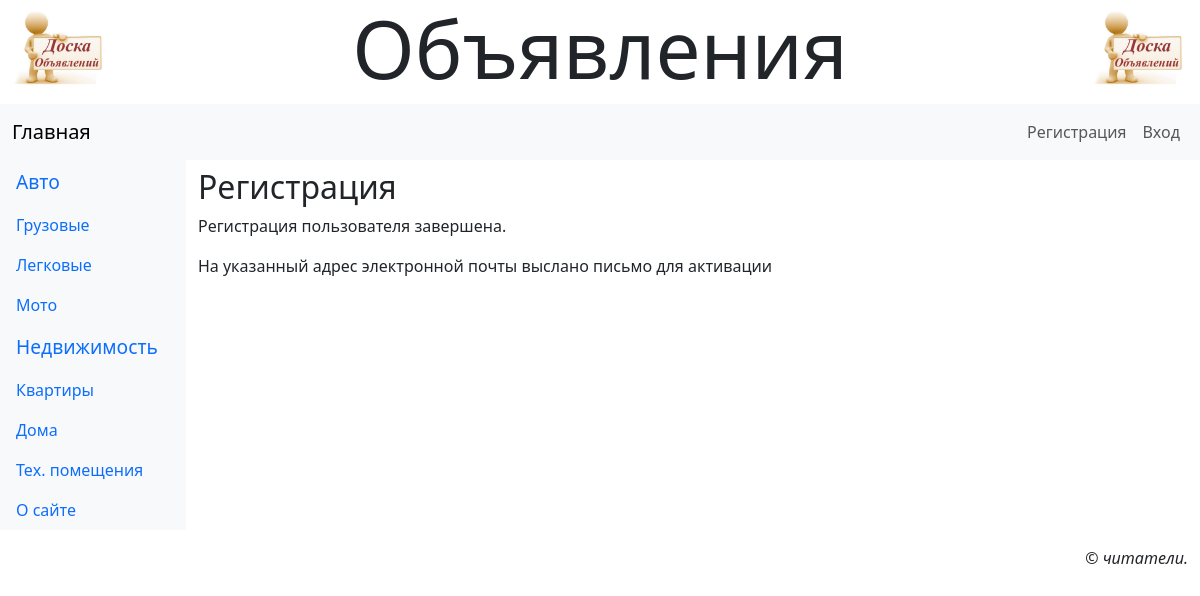
Page /accounts/register/done/ on the committed database.
### main/models.py (models this page shows)
class Rubric(models.Model):
    name = models.CharField(max_length=20, unique=True, verbose_name='Название')
    order = models.SmallIntegerField(default=0, db_index=True, verbose_name='Порядок')
    super_rubric = models.ForeignKey('SuperRubric', on_delete=models.PROTECT, null=True, blank=True,
                                     verbose_name='Надрубрика')

### main/views.py (the view)
# urls.py: path('accounts/register/done/', RegisterDoneView.as_view(), name='register_done'),
class RegisterDoneView(TemplateView):
    template_name = 'main/register_done.html'

### main/models.py (called while the page is built)
    def get_queryset(self):
        return super().get_queryset().filter(super_rubric__isnull=False)

### main/templates/main/register_done.html (shortened to what this page needs)
{% extends 'layout/basic.html' %}
{% block content %}
    <h2>Регистрация</h2>
    <p>Регистрация пользователя завершена.</p>
    <p>На указанный адрес электронной почты выслано письмо для активации</p>
{% endblock %}

### main/templates/layout/basic.html (shortened to what this page needs)
{% load django_bootstrap5 %}
{% load static %}
<!DOCTYPE html>
<html lang="en">
<head>
    {% bootstrap_css %}
    <link rel="stylesheet" type="text/css" href="{% static 'main/style.css' %}">
</head>
<body class="container-fluid">
  <header class="mb4">
    <h1 class="display-1 text-center">Объявления</h1>
  </header>
  <nav class="row navbar navbar-expand-md bg-light">
    <div class="col container">
      <a class="navbar-brand" href="{% url 'main:index' %}">Главная</a>
      <div class="collapse navbar-collapse justify-content-end" id="navbarNav">
        <div class="navbar-nav">
          {% if user.is_authenticated %}
          <div class="nav-item dropdown">
            <a class="nav-link dropdown-toggle" data-bs-toggle="dropdown" href="#">Профиль</a>
            <div class="dropdown-menu" style="left:-125px">
              <a class="dropdown-item" href="{% url 'main:profile' %}">Мои объявления</a>
              <a class="dropdown-item" href="{% url 'main:profile_edit' %}">Изменить личные данные</a>
              <a class="dropdown-item" href="{% url 'main:password_edit' %}">Изменить пароль</a>
              <hr class="dropdown-divider">
              <form class="px-3" method="post" action="{% url 'main:logout' %}">
                {% csrf_token %}
                {% bootstrap_button 'Выйти' button_class='btn-danger' %}
              </form>
              <hr class="dropdown-divider">
              <a class="dropdown-item" href="{% url 'main:profile_delete' %}">Удалить</a>
            </div>
          </div>
          {% else %}
            <a class="nav-link" href="{% url 'main:register' %}">Регистрация</a>
            <a class="nav-link" href="{% url 'main:login' %}">Вход</a>
          {% endif %}
        </div>
      </div>
    </div>
  </nav>
  <div class="row">
    <nav class="col-md-auto nav flex-column bg-light">
      {% for rubric in rubrics %}
        {% ifchanged rubric.super_rubric.pk %}
          <span class="nav-link root">{{ rubric.super_rubric.name }}</span>
        {% endifchanged %}
        <a class="nav-link" href="{% url 'main:rubric_bbs' pk=rubric.pk %}">
          {{ rubric.name }}
        </a>
      {% endfor %}
      <a class="nav-link" href="{% url 'main:other' page='about' %}">О сайте</a>
    </nav>
    <main class="col py-2">
      {% block content %}
      {% endblock %}
    </main>
  </div>
  <footer class="mt-3">
    <p class="text-end fst-italic">&copy; читатели.</p>
  </footer>
</body>
</html>

### main/static/main/style.css (style rules this page uses)
header h1 { background: url("bg.jpg") left / auto 100% no-repeat, url(bg.jpg) right / auto 100% no-repeat; }
.root { font-size: larger; }

### rows in the picture
Rubric: super_rubric.name "Авто", name "Грузовые"
Rubric: name "Легковые"
Rubric: name "Мото"
Rubric: super_rubric.name "Недвижимость", name "Квартиры"
Rubric: name "Дома"
Rubric: name "Тех. помещения"
